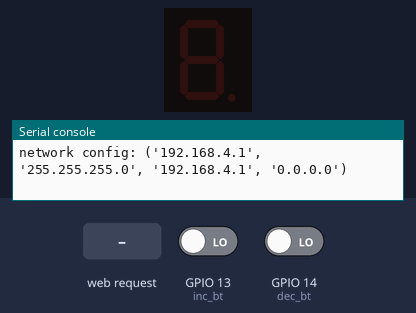
A program run on a simulated ESP32 board running MicroPython. Parts: 1-digit seven-segment display, the last lines printed to the serial console. Inputs (shaded band) come from the test bench; at power-on: GPIO 14 (dec_bt) LOW, GPIO 13 (inc_bt) LOW. The segment pins are drawn as the display they are named for; the board's own WiFi access point starts at once.

Above: at 1.2 s.
1.3 s: HTTP request GET /Inc received
At 2.4 s:
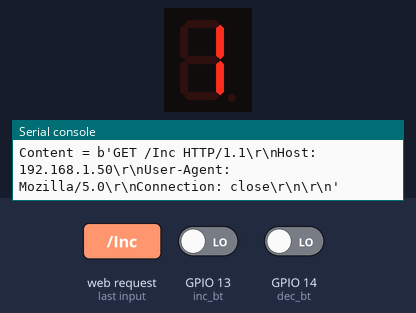
3.1 s: HTTP request GET /Dec received
At 3.8 s:
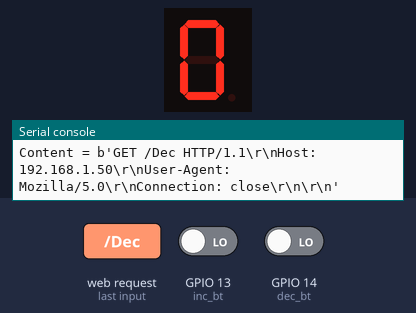
7.9 s: GPIO 14 (dec_bt) driven HIGH
At 9.0 s:
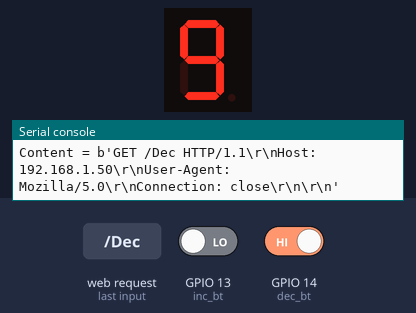
Timing chart, 0 to 10.6 s (numbered marks = the images above; inputs shaded):
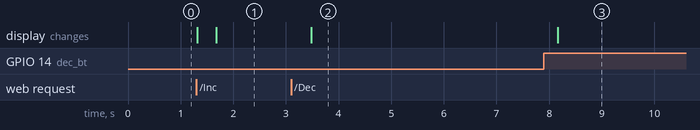

The program:

main.py
```python
from machine import Pin,Timer
from time import sleep
#------------------------- Inputs ------------------------------#
inc_bt = Pin(13,Pin.IN) #increament button
dec_bt = Pin(14,Pin.IN) #decreament button
reset = Pin(15,Pin.IN) #reset button

#--------------------------Output------------------------------------#
a = Pin(26,Pin.OUT)
b = Pin(27,Pin.OUT)
c = Pin(18,Pin.OUT)
d = Pin(19,Pin.OUT)
e = Pin(21,Pin.OUT)
f = Pin(33,Pin.OUT)
g = Pin(23,Pin.OUT)

#----------------------------- Dispaly --------------------#
def display_segment(i):
  if i==0:
    a.value(1), b.value(1), c.value(1),d.value(1),  e.value(1), f.value(1), g.value(0)
  if i==1:
    a.value(0), b.value(1), c.value(1),d.value(0),  e.value(0), f.value(0), g.value(0)
  if i==2:
    a.value(1), b.value(1), c.value(0),d.value(1),  e.value(1), f.value(0), g.value(1)
  if i==3:
    a.value(1), b.value(1), c.value(1),d.value(1),  e.value(0), f.value(0), g.value(1)
  if i==4:
    a.value(0), b.value(1), c.value(1),d.value(0),  e.value(0), f.value(1), g.value(1)
  if i==5:
    a.value(1), b.value(0), c.value(1),d.value(1),  e.value(0), f.value(1), g.value(1)
  if i==6:
    a.value(1), b.value(0), c.value(1),d.value(1),  e.value(1), f.value(1), g.value(1)
  if i==7:
    a.value(1), b.value(1), c.value(1),d.value(0),  e.value(0), f.value(0), g.value(0)
  if i==8:
    a.value(1), b.value(1), c.value(1),d.value(1),  e.value(1), f.value(1), g.value(1)
  if i==9:
    a.value(1), b.value(1), c.value(1),d.value(1),  e.value(0), f.value(1), g.value(1)
  sleep(0.3)

#------------------------------ Access Point ------------------------------------------#
try:
  import usocket as socket
except:
  import socket
import network
ssid='Esp32_AP'
password='123456789'
ap = network.WLAN(network.AP_IF)
ap.active(True)
ap.config(essid=ssid, password=password)
while not ap.active():
    pass
print('network config:', ap.ifconfig())
#------------------------------- Initialization------------------------------------#
i = 0
#---------------------------------------Interrupt-------------------------------------#
  #------------- increament section -------------#
def handle_inc(timer):
  global i
  if i == 9:
    i=0
  else:
    i=i+1
  display_segment(i)
def debounce_inc(pin):
  # Start or replace a timer for 200ms, and trigger handle_inc.
    timer.init(mode=Timer.ONE_SHOT, period=200, callback=handle_inc)

# Register an interrupt on rising button input.
inc_bt.irq(trigger=Pin.IRQ_RISING, handler=debounce_inc)
#------------- Decreament section -------------#
def handle_dec(timer):
    global i
    if i == 0:
      i=9
    else:
      i=i-1
    display_segment(i)
def debounce_dec(pin):
   # Start or replace a timer for 200ms, and trigger handle_dec.
    timer.init(mode=Timer.ONE_SHOT, period=200, callback=handle_dec)

# Register an interrupt on rising button input.
dec_bt.irq(trigger=Pin.IRQ_RISING, handler=debounce_dec)
#------------ Reset section ----------#
def handle_reset(timer):
   global i
   i = 0
   display_segment(i)

def debounce_reset(pin):
    # Start or replace a timer for 200ms, and trigger handle_reset.
    timer.init(mode=Timer.ONE_SHOT, period=200, callback=handle_reset)

# Register an interrupt on rising button input.
reset.irq(trigger=Pin.IRQ_RISING, handler=debounce_reset)
# Register a new hardware timer.
timer = Timer(0)
#---------------------------#


#------------------------------------- Web page--------------------------------------------#
def web_page():
  html = """<html><head> <title>ESP Web Server</title> <meta name="viewport" content="width=device-width, initial-scale=1">
  <link rel="icon" href="data:,"> <style>html{font-family: Helvetica; display:inline-block; margin: 0px auto; text-align: center;}
  h1{color: #0F3376; padding: 2vh;}p{font-size: 1.5rem;}.button{display: inline-block; background-color: #4CAF50; border: none;
  border-radius: 4px; color: white; padding: 16px 40px; text-decoration: none; font-size: 30px; margin: 2px; cursor: pointer;}
  .button2{background-color: #555555;}.button3{background-color: #f44336;}</style></head>
  <body>
  <h1>ESP Web Server</h1>
  <h2>7-segment control</h2>
  <p>
    <span class=>Display on 7-segment</span>
    <span>"""+str(i)+"""</span>
  </p>
<a href="/Inc"><button class="button">INC</button></a></p>
  <p><a href="/Dec"><button class="button button2">DEC</button></a></p>
<p><a href="/Reset"><button class="button button3">Reset</button></a></p>
</body></html>"""
  return html

s = socket.socket(socket.AF_INET, socket.SOCK_STREAM)
s.bind(('', 80))
s.listen(5)


while True:
  conn, addr = s.accept()   # Socket accept()
  print('Got a connection from %s' % str(addr))
  request = conn.recv(1024)
  request = str(request)

  print('Content = %s' % request)
 # Socket send()
  Inc = request.find("/Inc")
  Dec = request.find("/Dec")
  Reset = request.find("/Reset")
  display_segment(i)
  if Inc == 6 :
    if i == 9:
      i=0
    else:
      i=i+1
    display_segment(i)
  if Dec == 6 :
    if i == 0:
      i=9
    else:
      i=i-1
    display_segment(i)
  if Reset == 6 :
    i = 0
    display_segment(i)
  response = web_page()
  conn.send('HTTP/1.1 200 OK\n')
  conn.send('Content-Type: text/html\n')
  conn.send('Connection: close\n\n')
  conn.sendall(response)
  # Socket close()
  conn.close()
```

Measured:
- after the input at 1.3 s, the display: first changes at once (image 1 shows a later state)
- after the input at 3.1 s, the display: changes after 0.38 s (image 2)
- after the input at 7.9 s, the display: changes after 0.26 s (image 3)
